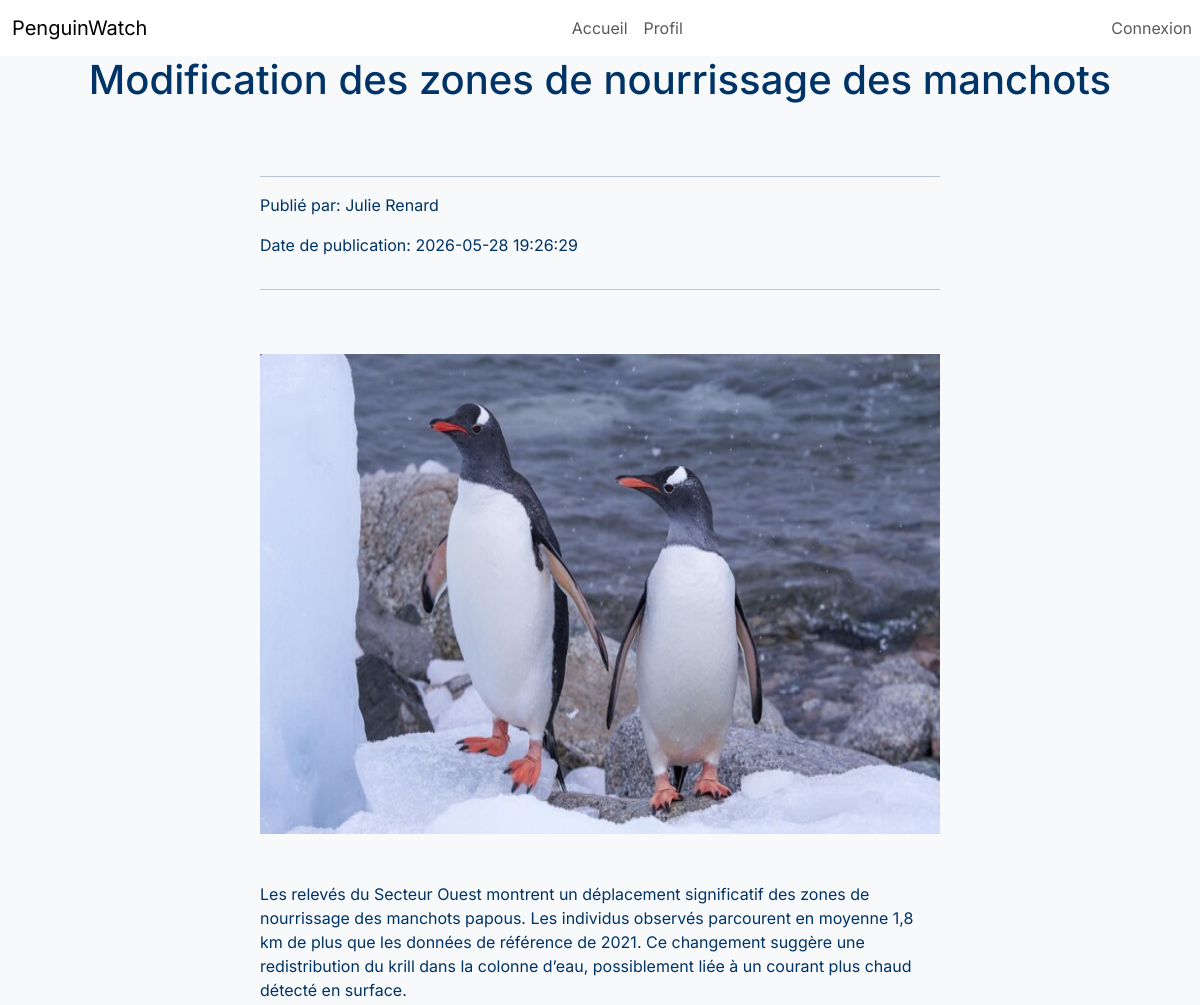
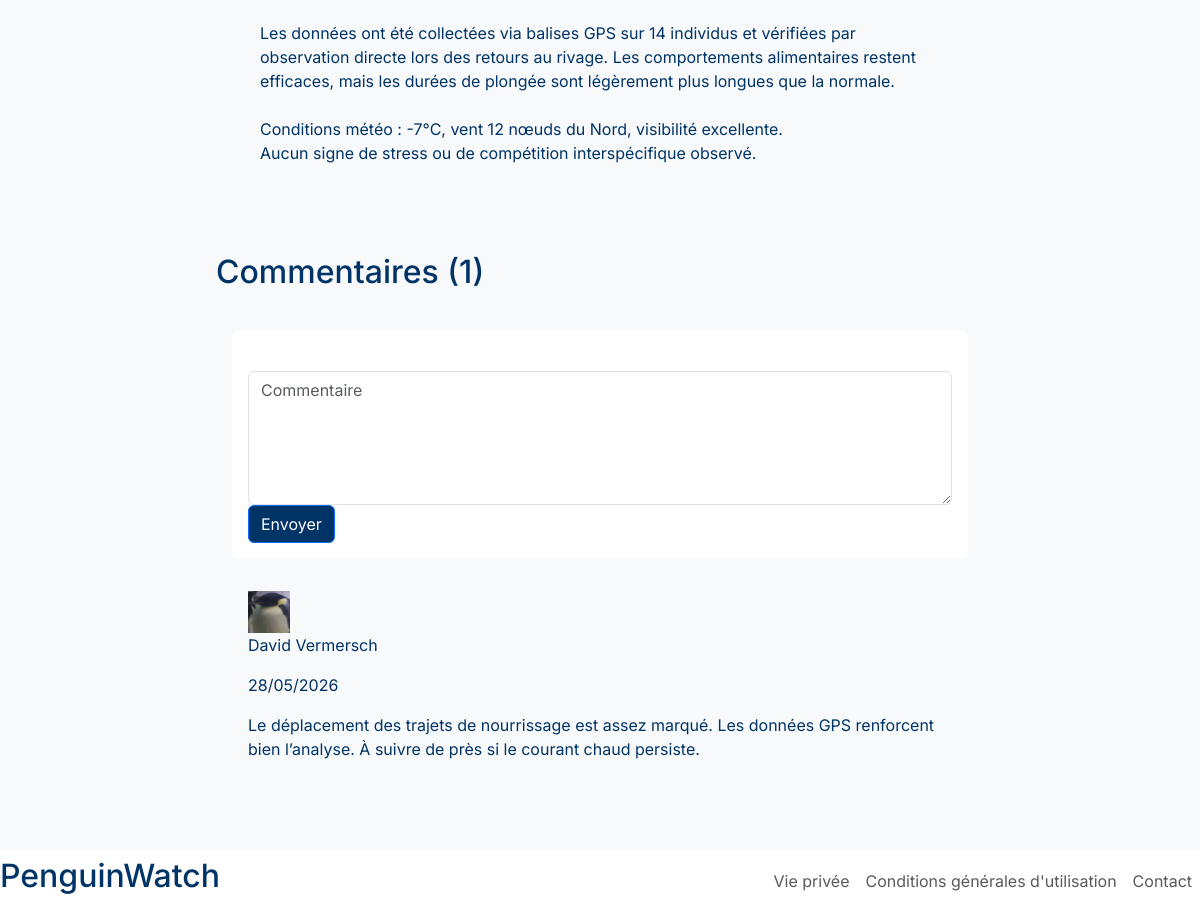
Screenshot of /vue/rapport.php?id=3 with the database file from the repository (2 pictures, top to bottom).
### tables this page shows
CREATE TABLE IF NOT EXISTS `rapports` (
  `id_rapport` int NOT NULL AUTO_INCREMENT,
  `titre` varchar(50) NOT NULL,
  `contenu` text NOT NULL,
  `image_couverture` varchar(255) NOT NULL,
  `localisation` varchar(12) NOT NULL,
  `id_utilisateur` int NOT NULL,
  `date_ecriture` datetime NOT NULL,
  PRIMARY KEY (`id_rapport`)
);

CREATE TABLE IF NOT EXISTS `utilisateurs` (
  `id_utilisateur` int NOT NULL AUTO_INCREMENT,
  `pseudo` varchar(50) NOT NULL,
  `mdp` varchar(25) NOT NULL,
  `email` varchar(50) NOT NULL,
  `role` tinyint(1) NOT NULL,
  `date_creation` date NOT NULL,
  `id_image` int NOT NULL DEFAULT '1',
  PRIMARY KEY (`id_utilisateur`)
);

CREATE TABLE IF NOT EXISTS `commentaires` (
  `id_commentaire` int NOT NULL AUTO_INCREMENT,
  `texte_commentaire` text NOT NULL,
  `id_rapport` int NOT NULL,
  `id_utilisateur` int NOT NULL,
  `date_publication` datetime NOT NULL,
  PRIMARY KEY (`id_commentaire`)
);

CREATE TABLE IF NOT EXISTS `photo_profil` (
  `id_image` int NOT NULL AUTO_INCREMENT,
  `nom_image` varchar(255) NOT NULL,
  PRIMARY KEY (`id_image`)
);

### models/fonction_rapport.php (called while the page is built, shortened)
<?php
function afficherRapport($id_rapport){
    $mysqlClient = connectDatabase();
    $req = $mysqlClient->prepare('SELECT * FROM rapports r JOIN utilisateurs u ON u.id_utilisateur=r.id_utilisateur WHERE id_rapport=:id_rapport');
    $req->execute(['id_rapport' => $id_rapport]);
    return $req->fetch();
}
function fetchCommentaires($id_rapport){
    $mysqlClient = connectDatabase();
    $req = $mysqlClient->prepare('SELECT * FROM commentaires c JOIN utilisateurs u ON u.id_utilisateur=c.id_utilisateur JOIN photo_profil p ON p.id_image=u.id_image WHERE id_rapport=:id_rapport ORDER BY date_publication DESC');
    $req->execute(['id_rapport' => $id_rapport]);
    return $req->fetchAll();
}
function countCommentaires($id_rapport){
    $mysqlClient = connectDatabase();
    $req = $mysqlClient->prepare('SELECT COUNT(*) AS nbre_commentaires FROM commentaires WHERE id_rapport=:id_rapport');
    $req->execute(['id_rapport' => $id_rapport]);
    return $req->fetch();
}
?>

### vue/rapport.php (the view, shortened to what this page needs)
<?php
include ("header.php");
require("fonction_rapport.php");
$id_rapport = htmlspecialchars($_GET['id']);
$rapport = afficherRapport($id_rapport);
$image_couverture = $rapport['image_couverture'];
$commentaires = fetchCommentaires($id_rapport);
$nombre_commentaires = countCommentaires($id_rapport);
?>
<!DOCTYPE html>
<html lang="en">
<head>
</head>
<body>
    <div class="container d-flex justify-content-center align-items-center flex-column">
        <h1><?php echo $rapport['titre']; ?></h1>
        <div class="container d-flex justify-content-start align-items-start flex-column col-8 p-3 my-2">
            <div class="container d-flex flex-column col-12 p-3 my-2">
                <hr>
                <p>Publié par: <?php echo $rapport['pseudo']; ?></p>
                <p>Date de publication: <?php echo $rapport['date_ecriture']; ?></p>
                <hr>
            </div>
            <div class="container d-flex justify-content-start align-items-start flex-column col-12 p-3 my-2">
                <img class="thumbnail img-fluid" style="width: 850px; height: 480px;" src="images/<?php echo $image_couverture; ?>" alt="Image de couverture">
            </div>
            <div class="container d-flex justify-content-start align-items-start flex-column col-12 p-3 my-2">
                <p><?php echo $rapport['contenu']; ?></p>
            </div>
        </div>
    </div>
    <div class="container d-flex justify-content-center align-items-start flex-column col-8 p-3 my-2">
        <h2>Commentaires (<?php echo $nombre_commentaires['nbre_commentaires']; ?>)</h2>
        <div class="container d-flex justify-content-start align-items-start flex-column col-12 p-3 my-2">
            <div class="container d-flex justify-content-start align-items-start flex-column col-12 p-3 my-2 bg-white rounded">
                <br>
                    <FORM action="controller.php?action=commenter&id=<?php echo $id_rapport; ?>" method="POST">
                        <textarea class="form-control" name="commentaire" id="commentaire" placeholder="Commentaire" cols="100" rows="5"></textarea>
                        <input class="btn btn-primary" type="submit" name="commenter" value="Envoyer">
                    </FORM>
            </div>
            <div>
                <?php foreach($commentaires as $commentaire){ ?>
                    <div class="container d-flex justify-content-start align-items-start flex-column col-12 p-3 my-2">
                        <img class="thumbnail small" src="images/<?php echo $commentaire['nom_image']; ?>" alt="Photo de profil">
                        <p><?php echo $commentaire['pseudo']; ?></p>
                        <p><?php echo date('d/m/Y', strtotime($commentaire['date_publication'])); ?></p>
                        <p><?php echo $commentaire['texte_commentaire']; ?></p>
                    </div>
                <?php } ?>
            </div>
        </div>
    </div>
</body>
</html>
<?php
include ("footer.php");
?>

### css/style.css (style rules this page uses)
:root { --bs-heading-color: #003366 !important; }
body { font-family: 'Inter', sans-serif; color: #003366 !important; background-color: #F7F9FB !important; }
.small { width: 42px; height: 42px; }
.btn-primary { background-color: #003366 !important; }

### rows the page displays
rapports: titre "Modification des zones de nourrissage des manchots", id_utilisateur.pseudo "Julie Renard", date_ecriture "2026-05-28 19:26:29", image_couverture (picture), contenu "Les relevés du Secteur Ouest montrent un déplacement significatif des zones de nourrissage des manchots papous. Les individus observés parcourent en moyenne 1,8 km de plus que les données de référence de 2021. Ce changement suggère une redistribution du krill dans la colonne d’eau, possiblement liée à un courant plus chaud détecté en surface. Les données ont été collectées via balises GPS sur 14 individus et vérifiées par observation directe lors des retours au rivage. Les comportements alimentaires restent efficaces, mais les durées de plongée sont légèrement plus longues que la normale. Conditions météo : -7°C, vent 12 nœuds du Nord, visibilité excellente. Aucun signe de stress ou de…"
commentaires: photo_profil.nom_image (placeholder picture), id_utilisateur.pseudo "David Vermersch", date_publication "28/05/2026", texte_commentaire "Le déplacement des trajets de nourrissage est assez marqué. Les données GPS renforcent bien l’analyse. À suivre de près si le courant chaud persiste."

### other values shown
$nombre_commentaires['nbre_commentaires'] "1"
